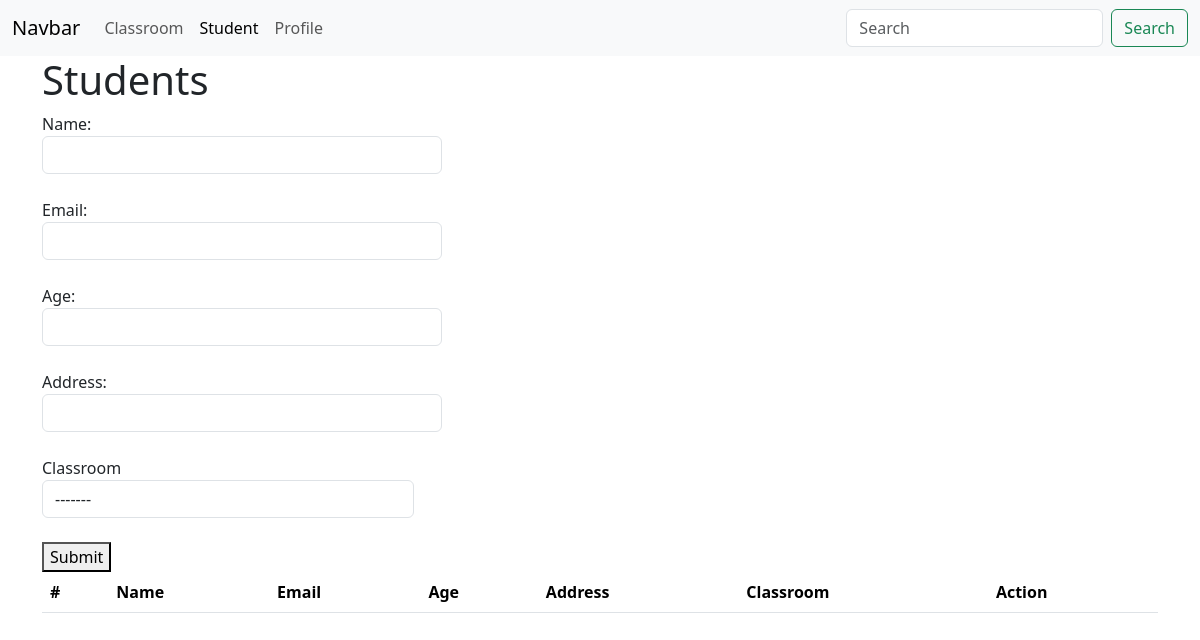
Page /crud/student/ on the earlier database version.
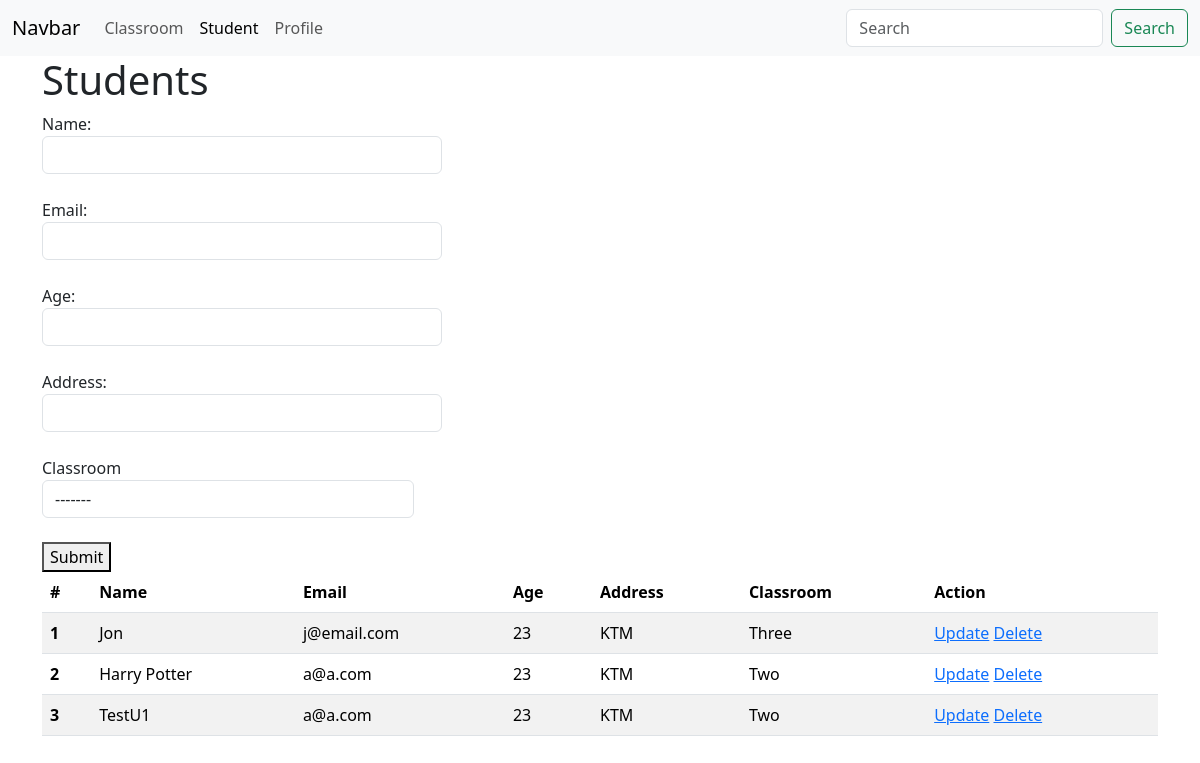
Same page on the later database version.
### crud/models.py (models this page shows)
class Student(models.Model):
    name = models.CharField(max_length=20)
    email = models.EmailField(max_length=20)
    age = models.IntegerField()
    address = models.CharField(max_length=20)
    classroom = models.ForeignKey(ClassRoom, on_delete=models.CASCADE)

class ClassRoom(models.Model):
    name = models.CharField(max_length=20)

### crud/views.py (the view, shortened to what this page needs)
# urls.py: path('student/', student, name='crud_student'),
def student(request):
    students = Student.objects.all()
    classrooms = ClassRoom.objects.all()
    return render(request, template_name='crud/student.html',
                  context={"students": students, "title": "Students", "classrooms": classrooms,
                           "student_active": "active"})

### crud/templates/crud/student.html (shortened to what this page needs)
{% extends 'core/base.html' %}
{% block content %}
    <h1>{{ title }}</h1>
    <form method="post" action="{% url 'crud_student' %}">
        Name:<br>
        <input class="form form-control" name="name" style="width: 400px"><br>
        Email:<br>
        <input class="form form-control" name="email" style="width: 400px"><br>
        Age:<br>
        <input class="form form-control" name="age" style="width: 400px"><br>
        Address:<br>
        <input class="form form-control" name="address" style="width: 400px"><br>
        <div class="form-group col-md-4">
            <label for="inputState">Classroom</label>
            <select id="inputState" class="form-control" name="classroom">
                <option value="2">-------</option>
            </select>
        </div>
        <br>
        <button type="submit">Submit</button>
        <br>
    </form>
    <table class="table table-striped">
        <thead>
        <tr>
            <th scope="col">#</th>
            <th scope="col">Name</th>
            <th scope="col">Email</th>
            <th scope="col">Age</th>
            <th scope="col">Address</th>
            <th scope="col">Classroom</th>
            <th scope="col">Action</th>
        </tr>
        </thead>
        <tbody>
        {% for student in students %}
            <tr>
                <th scope="row">{{ forloop.counter }}</th>
                <td>{{ student.name }}</td>
                <td>{{ student.email }}</td>
                <td>{{ student.age }}</td>
                <td>{{ student.address }}</td>
                <td>{{ student.classroom.name }}</td>
                <td>
                    <a href="{% url 'update_student' student.id %}">Update</a>
                    <a href="{% url 'delete_student' student.id %}">Delete</a>
                </td>
            </tr>
        {% endfor %}
        </tbody>
    </table>
{% endblock %}

### core/templates/core/base.html (shortened to what this page needs)
<!DOCTYPE html>
<html lang="en">
<head>
    <link href="https://cdn.jsdelivr.net/npm/bootstrap@5.3.2/dist/css/bootstrap.min.css" rel="stylesheet"
>
</head>
<body>
<nav class="navbar navbar-expand-lg bg-body-tertiary">
    <div class="container-fluid">
        <a class="navbar-brand" href="{% url 'root_page' %}">Navbar</a>
        <div class="collapse navbar-collapse" id="navbarSupportedContent">
            <ul class="navbar-nav me-auto mb-2 mb-lg-0">
                <li class="nav-item">
                    <a class="nav-link {{ classroom_active }}" aria-current="page" href="{% url 'classroom' %}">Classroom</a>
                </li>
                <li class="nav-item">
                    <a class="nav-link {{ student_active }}" href="{% url 'crud_student' %}">Student</a>
                </li>
                <li class="nav-item">
                    <a class="nav-link {{ profile_active }}" aria-disabled="true" href="{% url 'student_profile' %}">Profile</a>
                </li>
            </ul>
            <form class="d-flex" role="search">
                <input class="form-control me-2" type="search" placeholder="Search" aria-label="Search">
                <button class="btn btn-outline-success" type="submit">Search</button>
            </form>
        </div>
    </div>
</nav>
<div class="container">
    {% block content %}
    {% endblock %}
</div>
</body>
</html>

Differences in the rows shown:
added Student: name "Jon", email "j@email.com", age "23", address "KTM", classroom.name "Three"
added Student: name "Harry Potter", email "a@a.com", age "23", address "KTM", classroom.name "Two"
added Student: name "TestU1", email "a@a.com", age "23", address "KTM", classroom.name "Two"
